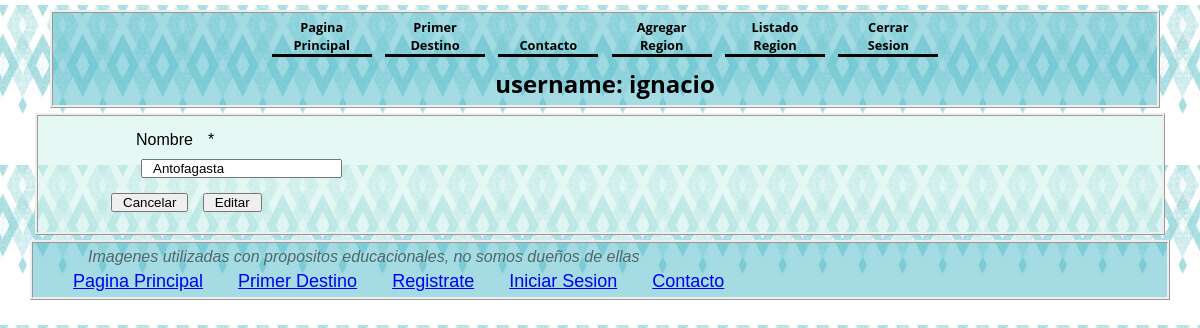
/modificar-region/1/ (signed in), run on an earlier commit of the app's database.
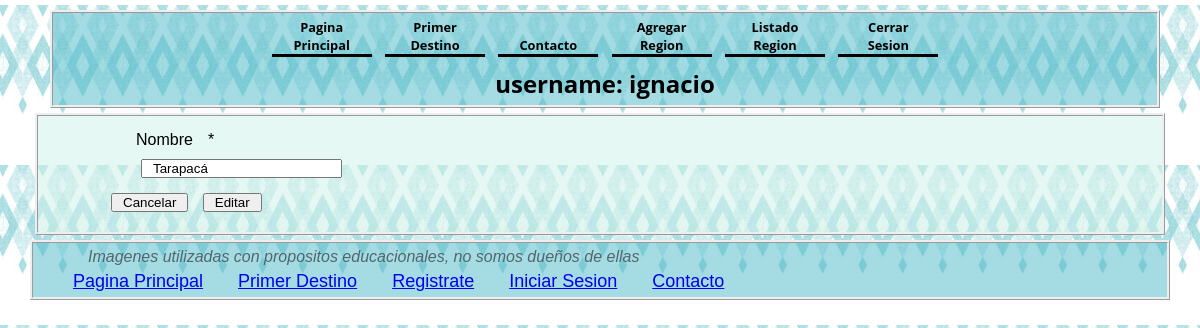
And on a later commit of the database.
### turismo/models.py (models this page shows, shortened)
class Regiones(models.Model): #creacion de la tabla region
    id_region = models.AutoField(primary_key=True)
    nombre = models.CharField(max_length=200)

### turismo/views.py (the view)
# urls.py: path('modificar-region/<id>/', views.modificar_region, name= "modificar-region"),
@permission_required('turismo.change_regiones')
def modificar_region(request, id):
    region = get_object_or_404(Regiones, id_region=id)
    data = {
        'form' : RegionForm(instance=region)
    }
    if request.method == 'POST':
        formulario = RegionForm(data=request.POST, instance=region)
        if formulario.is_valid():
            formulario.save()
            return redirect(to="listar-region")
        data["form"] = formulario
    return render(request, 'turismo/region/modificar.html', data)

### turismo/form.py
class RegionForm(forms.ModelForm):
    class Meta:
        model = Regiones
        fields = '__all__'

### turismo/templates/turismo/region/modificar.html (shortened to what this page needs)
{% extends 'turismo/base.html'%}
{% load crispy_forms_tags %}
{% block contenido %}
<div class="card">
    <div class="card-body">
        <div class="row">
            <div class="col-12 col-md-6 offset-md-3">
                <form action="" method="POST" enctype="multipart/form-data">
                    {{ form | crispy}}
                    <input type="reset" value="Cancelar" class="btn btn_secondary">
                    <input type="submit" value="Editar" class="btn btn-primary">
                </form>
            </div>
        </div>
    </div>
</div>
{% endblock %}

### turismo/templates/turismo/base.html (shortened to what this page needs)
{% load static %}
<!DOCTYPE html>
<html lang="en">
<head>
    <link rel="stylesheet" href="{% static 'css/style.css' %}">
    <link rel="stylesheet" href="{% static 'css/flexboxgrid.css' %}">
    <link rel="stylesheet" href="{% static 'css/slider.css' %}">
</head>
<body>
    <div>
        <nav id=header class="col-xs-12 col-sm-12 col-md-12 col-lg-12">
            <a href="{% url 'index' %}">Pagina Principal</a>
            <a href="{% url 'Lugar1' %}">Primer Destino</a>
            <a href="{% url 'Contacto' %}">Contacto</a>
            {% if perms.turismo.add_regiones %}
                <a href="{% url 'agregar-region'%}">Agregar Region</a>
            {% endif %}
            {% if perms.turismo.view_regiones %}
                <a href="{% url 'listar-region'%}">Listado Region</a>
            {% endif %}
            {% if user.is_authenticated %}
                <a href="{% url 'logout' %}">Cerrar Sesion</a>
                <h3>username: {{ user.username }}</h3>
            {%else%}
                <a href="{% url 'login'%}"> Inciar Sesion</a>
                <a href="{% url 'Registro'%}">Registrate</a>
            {%endif%}
        </nav>
    </div>
    <div id="cuerpo" class="col-xs-12 col-sm-12 col-md-12 col-lg-12">
        {% block contenido %}
        {% endblock %}
    </div>
</body>
<footer id="footer">
    <div>
        <p> <em> Imagenes utilizadas con propositos educacionales, no somos dueños de ellas</em></p>
        <a href="{% url 'index' %}">Pagina Principal</a>
            <a href="{% url 'Lugar1' %}">Primer Destino</a>
            <a href="{% url 'Registro' %}">Registrate</a>
            <a href="{% url 'IniciarSesion' %}">Iniciar Sesion</a>
            <a href="{% url 'Contacto' %}">Contacto</a>
    </div>
</footer>
</html>

### turismo/static/css/style.css (style rules this page uses)
* { margin: 5px; padding-right: 10px; padding-left: 10px; padding-top: 0px; padding-bottom: 0px; box-sizing: border-box; }
nav { width: 100%; font-family: 'Open Sans', sans-serif; font-size: 0.8em; font-weight: bold; text-align: center; background: #4ebbca81; box-sizing: border-box; border-style: ridge; }
nav a { display: inline-block; color: rgb(0, 0, 0); text-decoration: none; text-align: center; width: 100px; background-color:#3ccfec00; border-bottom: solid 3px #030303; }
body { font-family: HindSiliguri-Regular, Arial, "sans-serif"; background-image: url("../Imagenes/Fondo2.jpg"); }
footer { font-family: HindSiliguri-Regular, Arial, "sans-serif"; color: lightslategray; }
h2, h3 { color: black; font-size: x-large; }
p { color: rgb(81, 102, 109); font-size: medium; }
#cuerpo { background: rgba(209, 242, 235, 0.541); box-sizing: border-box; border-style: ridge; }
#footer { font-family: HindSiliguri-Regular, Arial, "sans-serif"; font-size: 18px; font-weight: 400; color: #ffffff; background: #4ebbca81; margin: 0 0 25px; overflow: hidden; box-sizing: border-box; border-style: ridge; }

### turismo/static/css/flexboxgrid.css (style rules this page uses)
.row { box-sizing: border-box; display: -webkit-box; display: -ms-flexbox; display: flex; -webkit-box-flex: 0; -ms-flex: 0 1 auto; flex: 0 1 auto; -webkit-box-orient: horizontal; -webkit-box-direction: normal; -ms-flex-direction: row; flex-direction: row; -ms-flex-wrap: wrap; flex-wrap: wrap; margin-right: -0.5rem; margin-left: -0.5rem; }
.col-xs, .col-xs-1, .col-xs-2, .col-xs-3, .col-xs-4, .col-xs-5, .col-xs-6, .col-xs-7, .col-xs-8, .col-xs-9, .col-xs-10, .col-xs-11, .col-xs-12, .col-xs-offset-0, .col-xs-offset-1, .col-xs-offset-2, .col-xs-offset-3, .col-xs-offset-4, .col-xs-offset-5, .col-xs-offset-6, .col-xs-offset-7, .col-xs-offset-8, .col-xs-offset-9, .col-xs-offset-10, .col-xs-offset-11, .col-xs-offset-12 { box-sizing: border-box; -webkit-box-flex: 0; -ms-flex: 0 0 auto; flex: 0 0 auto; padding-right: 0.5rem; padding-left: 0.5rem; }
.col-xs-12 { -ms-flex-preferred-size: 100%; flex-basis: 100%; max-width: 100%; }
@media only screen and (min-width: 48em) { .col-sm, .col-sm-1, .col-sm-2, .col-sm-3, .col-sm-4, .col-sm-5, .col-sm-6, .col-sm-7, .col-sm-8, .col-sm-9, .col-sm-10, .col-sm-11, .col-sm-12, .col-sm-offset-0, .col-sm-offset-1, .col-sm-offset-2, .col-sm-offset-3, .col-sm-offset-4, .col-sm-offset-5, .col-sm-offset-6, .col-sm-offset-7, .col-sm-offset-8, .col-sm-offset-9, .col-sm-offset-10, .col-sm-offset-11, .col-sm-offset-12 { box-sizing: border-box; -webkit-box-flex: 0; -ms-flex: 0 0 auto; flex: 0 0 auto; padding-right: 0.5rem; padding-left: 0.5rem; } }
@media only screen and (min-width: 48em) { .col-sm-12 { -ms-flex-preferred-size: 100%; flex-basis: 100%; max-width: 100%; } }
@media only screen and (min-width: 64em) { .col-md, .col-md-1, .col-md-2, .col-md-3, .col-md-4, .col-md-5, .col-md-6, .col-md-7, .col-md-8, .col-md-9, .col-md-10, .col-md-11, .col-md-12, .col-md-offset-0, .col-md-offset-1, .col-md-offset-2, .col-md-offset-3, .col-md-offset-4, .col-md-offset-5, .col-md-offset-6, .col-md-offset-7, .col-md-offset-8, .col-md-offset-9, .col-md-offset-10, .col-md-offset-11, .col-md-offset-12 { box-sizing: border-box; -webkit-box-flex: 0; -ms-flex: 0 0 auto; flex: 0 0 auto; padding-right: 0.5rem; padding-left: 0.5rem; } }
@media only screen and (min-width: 64em) { .col-md-6 { -ms-flex-preferred-size: 50%; flex-basis: 50%; max-width: 50%; } }
@media only screen and (min-width: 64em) { .col-md-12 { -ms-flex-preferred-size: 100%; flex-basis: 100%; max-width: 100%; } }
@media only screen and (min-width: 75em) { .col-lg, .col-lg-1, .col-lg-2, .col-lg-3, .col-lg-4, .col-lg-5, .col-lg-6, .col-lg-7, .col-lg-8, .col-lg-9, .col-lg-10, .col-lg-11, .col-lg-12, .col-lg-offset-0, .col-lg-offset-1, .col-lg-offset-2, .col-lg-offset-3, .col-lg-offset-4, .col-lg-offset-5, .col-lg-offset-6, .col-lg-offset-7, .col-lg-offset-8, .col-lg-offset-9, .col-lg-offset-10, .col-lg-offset-11, .col-lg-offset-12 { box-sizing: border-box; -webkit-box-flex: 0; -ms-flex: 0 0 auto; flex: 0 0 auto; padding-right: 0.5rem; padding-left: 0.5rem; } }
@media only screen and (min-width: 75em) { .col-lg-12 { -ms-flex-preferred-size: 100%; flex-basis: 100%; max-width: 100%; } }

### turismo/static/css/slider.css (style rules this page uses)
* { box-sizing:border-box }

What changed in the data, as far as the page shows it:
changed Regiones: nombre "Antofagasta" → "Tarapacá"
